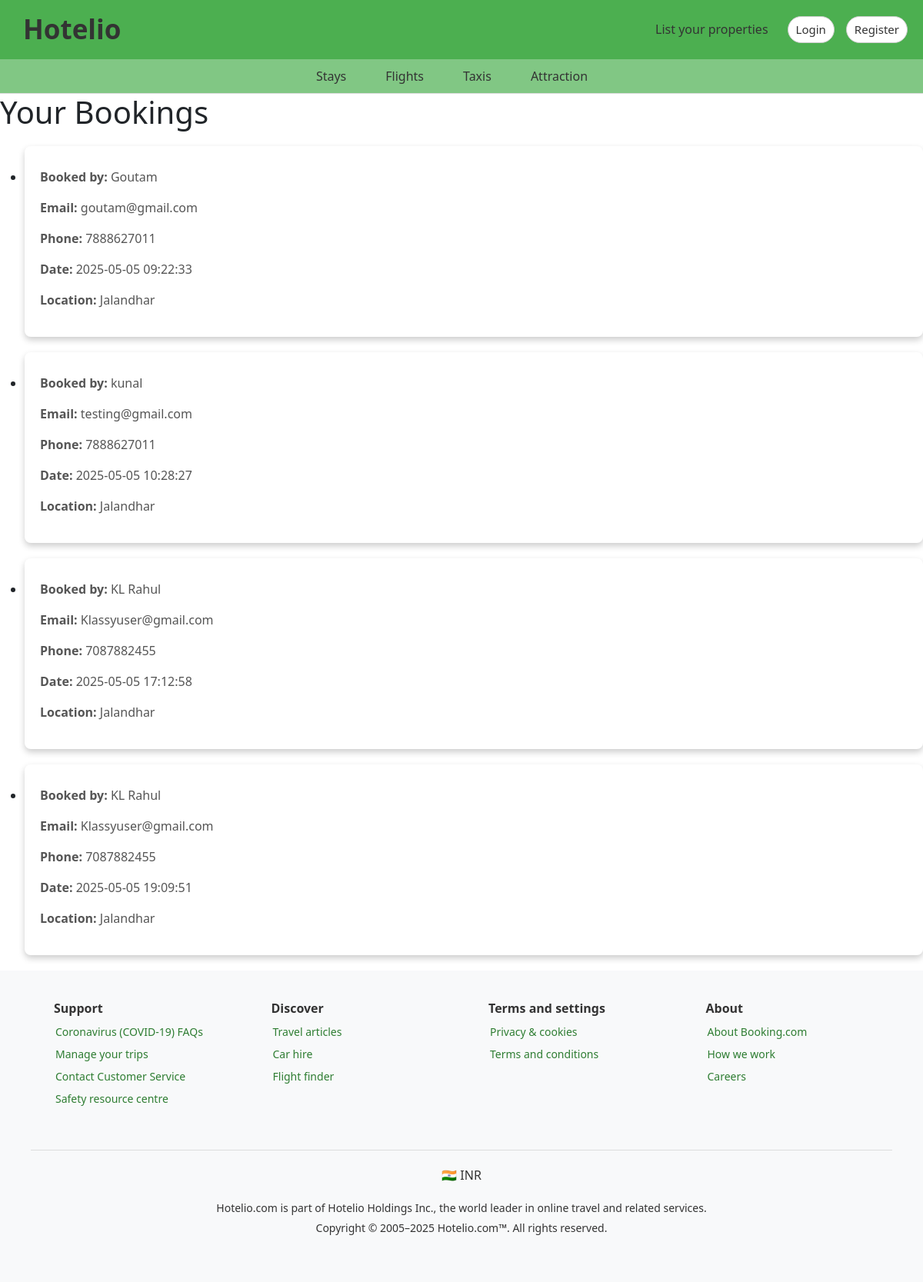
The app's page /api/bookingAPI with its own data.
### app.py (models this page shows, shortened)
class Booking(db.Model):
    id = db.Column(db.Integer, primary_key=True)
    user_id = db.Column(db.Integer, db.ForeignKey('userdata.id'), nullable=False)
    user = db.relationship('Userdata', backref=db.backref('bookings', lazy=True))
    user_name = db.Column(db.String(100), nullable=False)
    user_phone = db.Column(db.String(15), nullable=False)
    user_email = db.Column(db.String(100), nullable=False)
    property_id = db.Column(db.Integer, db.ForeignKey('property.id'), nullable=False)
    property = db.relationship('Property', backref=db.backref('bookings', lazy=True))
    room_type = db.Column(db.String(50), nullable=False)
    checkin_date = db.Column(db.Date, nullable=False)
    checkout_date = db.Column(db.Date, nullable=False)
    rooms_booked = db.Column(db.Integer, nullable=False)
    booking_date = db.Column(db.DateTime, default=datetime.utcnow)

class Property(db.Model):
    id = db.Column(db.Integer, primary_key=True)
    hotel_name = db.Column(db.String(100), nullable=False)
    location = db.Column(db.String(100), nullable=False)
    image = db.Column(db.String(200))
    license_number = db.Column(db.String(100), nullable=False)
    rooms_available = db.Column(db.Integer, nullable=False)
    price = db.Column(db.Numeric(10, 2), nullable=False)
    description = db.Column(db.Text)
    room_types = db.Column(db.JSON)
    user_id = db.Column(db.Integer, nullable=False)

### app.py (the view, shortened to what this page needs)
class BookingAPI(Resource):
    def get(self):
        bookings_list = Booking.query.all()
        return make_response(render_template('bookings.html', bookings=bookings_list))

### templates/bookings.html (shortened to what this page needs)
{% extends 'base.html' %}
{% block main %}
<h1>Your Bookings</h1>
{% if bookings %}
    <ul class="booking-list">
        {% for booking in bookings %}
            <li class="booking-card">
                <p><strong>Booked by:</strong> {{ booking.user_name }}</p>
                <p><strong>Email:</strong> {{ booking.user_email }}</p>
                <p><strong>Phone:</strong> {{ booking.user_phone }}</p>
                <p><strong>Date:</strong> {{ booking.booking_date.strftime('%Y-%m-%d %H:%M:%S') }}</p>
                <p><strong>Location:</strong> {{ booking.property.location }}</p>
            </li>
        {% endfor %}
    </ul>
{% else %}
    <p>No bookings found.</p>
{% endif %}
{% endblock %}

### templates/base.html (shortened to what this page needs)
<!DOCTYPE html>
<html lang="en">
  <head>
    <link rel="stylesheet" href="../static/style.css ">
    <link href="https://cdn.jsdelivr.net/npm/bootstrap@5.3.3/dist/css/bootstrap.min.css" rel="stylesheet" />
  </head>
  <body>
    <header>
      {% block header %}
      <nav id="nav">
        <div id="nam"><a href="{{url_for('home')}}">Hotelio</a></div>
        <div class="nav-items">
          <a href="{{url_for('list_property')}}">List your properties</a>
          {% if current_user.is_authenticated %}
            <button class="btn btn-primary" type="button" data-bs-toggle="offcanvas" data-bs-target="#offcanvasSidebar" aria-controls="offcanvasSidebar">
              ☰
            </button>
            <div class="offcanvas offcanvas-end" tabindex="-1" id="offcanvasSidebar" aria-labelledby="offcanvasSidebarLabel">
              <div class="offcanvas-header">
                <h5 id="offcanvasSidebarLabel">Welcome, {{ current_user.name }}</h5>
                <button type="button" class="btn-close" data-bs-dismiss="offcanvas" aria-label="Close"></button>
              </div>
              <div class="offcanvas-body">
                <a href="{{ url_for('dashboard') }}" class="d-block mb-2">Profile</a>
                <a href="#" class="d-block mb-2">My Properties</a>
                {% if session["role"]=="admin" %}
                <a href="{{url_for('admin_dashboard')}}" class="d-block mb-2">Admin Panel</a>
                {% endif %}
                <a href="{{url_for('bookings')}}" class="d-block mb-2">Bookings</a>
                <a href="{{ url_for('logout') }}" class="btn btn-danger">Logout</a>
              </div>
            </div>
          {% else %}
            <a href="{{url_for('userlogin')}}" class="btn">Login</a>
            <a href="{{url_for('usersignup')}}" class="btn">Register</a>
          {% endif %}
        </div>
      </nav>
      <nav id="nav2">
        {% block nav2 %}
        <ul>
          <li><a href="{{url_for('properties')}}" class="nav-item">Stays</a></li>
          <li><a href="https://www.ixigo.com" class="nav-item">Flights</a></li>
          <li><a href="https://www.uber.com" class="nav-item">Taxis</a></li>
          <li><a href="#" class="nav-item">Attraction</a></li>
        </ul>
        {% endblock nav2 %}
      </nav>
      {% endblock header %}
    </header>
    <main>{% block main %} {% endblock main %}</main>
    <footer>{% block footer %}
      <footer class="footer">
        <div class="footer-top">
          <div class="footer-column">
            <h3>Support</h3>
            <ul>
              <li><a href="#">Coronavirus (COVID-19) FAQs</a></li>
              <li><a href="#">Manage your trips</a></li>
              <li><a href="#">Contact Customer Service</a></li>
              <li><a href="#">Safety resource centre</a></li>
            </ul>
          </div>
          <div class="footer-column">
            <h3>Discover</h3>
            <ul>
              <li><a href="#">Travel articles</a></li>
              <li><a href="#">Car hire</a></li>
              <li><a href="#">Flight finder</a></li>
            </ul>
          </div>
          <div class="footer-column">
            <h3>Terms and settings</h3>
            <ul>
              <li><a href="#">Privacy & cookies</a></li>
              <li><a href="#">Terms and conditions</a></li>
            </ul>
          </div>
          <div class="footer-column">
            <h3>About</h3>
            <ul>
              <li><a href="#">About Booking.com</a></li>
              <li><a href="#">How we work</a></li>
              <li><a href="#">Careers</a></li>
            </ul>
          </div>
        </div>
        <div class="footer-bottom">
          <div class="currency">
            <span>🇮🇳</span> INR
          </div>
          <div class="legal">
            <p>Hotelio.com is part of Hotelio Holdings Inc., the world leader in online travel and related services.</p>
            <p>Copyright © 2005–2025 Hotelio.com™. All rights reserved.</p>
          </div>
        </div>
      </footer>
      {% endblock footer %}
    </footer>
  </body>
</html>

### static/style.css (style rules this page uses)
* { margin: 0; padding: 0; box-sizing: border-box; }
#nav { display: flex; align-items: center; justify-content: space-between; padding: 12px 20px; background-color: #4CAF50; }
#nav #nam { font-size: 35px; font-weight: bold; margin-right: auto; color: #333; }
.nav-items { display: flex; align-items: center; gap: 15px; margin-left: auto; }
#nav a { text-decoration: none; color: #333; padding: 5px 10px; transition: color 0.3s; }
.nav-items .btn { padding: 5px 15px; color: #333; background-color: #fff; border: 1px solid #ccc; border-radius: 20px; text-decoration: none; font-size: 15px; transition: background-color 0.3s ease, color 0.3s ease; }
#nav2 { background-color: #81C784; padding: 10px 20px; border-bottom: 1px solid #ddd; }
#nav2 ul { display: flex; justify-content: center; align-items: center; list-style: none; padding: 0; margin: 0; }
#nav2 ul li { margin-right: 25px; }
#nav2 ul li a { color: #333; font-size: 16px; padding: 8px 12px; transition: color 0.3s ease, border 0.3s ease, text-decoration 0.3s ease; border: 1px solid transparent; border-radius: 35px; text-decoration: none; }
.footer { background-color: #f8f9fa; padding: 40px; color: #333; font-size: 14px; margin-top: 20px; }
.footer-top { display: flex; flex-wrap: nowrap; gap: 10px; justify-content: space-between; margin-bottom: 40px; }
.footer-column { flex: 1 1 calc(20% - 20px); min-width: 180px; }
.footer-column h3 { font-size: 16px; font-weight: bold; margin-bottom: 10px; margin-left: 30px; }
.footer-column ul { list-style: none; }
.footer-column li { margin-bottom: 8px; }
.footer-column a { text-decoration: none; color: #2E7D32; transition: color 0.2s; }
.footer-bottom { text-align: center; border-top: 1px solid #ddd; padding-top: 20px; }
.currency { font-size: 16px; margin-bottom: 20px; }
.legal { margin-bottom: 20px; }
.legal p { margin-bottom: 5px; }
.btn { padding: 10px 15px; background-color: #007bff; color: white; border-radius: 5px; text-align: center; }

### templates/bookings.html (style rules this page uses)
.booking-card { background: #fff; border-radius: 8px; box-shadow: 0 4px 8px rgba(0, 0, 0, 0.2); padding: 20px; margin: 20px 0; transition: transform 0.3s; }
.booking-card p { color: #555; }

### records on screen
Booking: user_name "Goutam", user_email "goutam@gmail.com", user_phone "7888627011", booking_date "2025-05-05 09:22:33", property.location "Jalandhar"
Booking: user_name "kunal", user_email "testing@gmail.com", user_phone "7888627011", booking_date "2025-05-05 10:28:27", property.location "Jalandhar"
Booking: user_name "KL Rahul", user_email "Klassyuser@gmail.com", user_phone "7087882455", booking_date "2025-05-05 17:12:58", property.location "Jalandhar"
Booking: user_name "KL Rahul", user_email "Klassyuser@gmail.com", user_phone "7087882455", booking_date "2025-05-05 19:09:51", property.location "Jalandhar"
